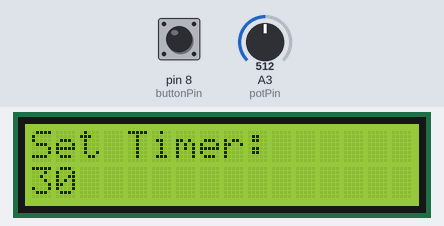
This sketch was run on a simulated Arduino Uno, built with avr-gcc and run on an emulated ATmega328P. Parts: 16×2 character LCD. Inputs (shaded band) come from the test bench; at power-on: pin 8 (buttonPin) LOW, A3 (potPin) = 512.

Above: at 1.2 s.
1.3 s: pin 8 (buttonPin) pulled HIGH for 0.15 s
At 1.6 s:
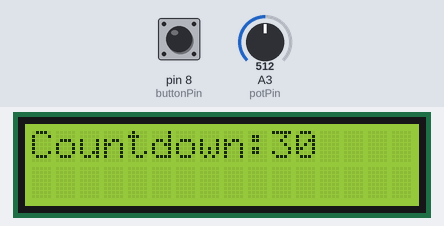
At 31.76 s:
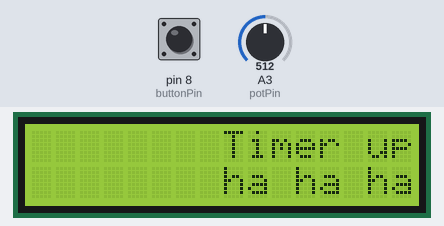
Timing chart, 0 to 33.1 s (numbered marks = the images above; inputs shaded):
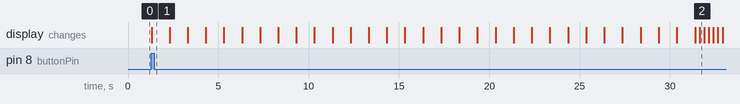

Measured:
- after the input at 1.3 s, the display: changes at once (image 1)

The sketch:

timer.ino
```cpp
/*
  The circuit:
   LCD RS pin to digital pin 12
   LCD Enable pin to digital pin 11
   LCD D4 pin to digital pin 5
   LCD D5 pin to digital pin 4
   LCD D6 pin to digital pin 3
   LCD D7 pin to digital pin 2
   LCD R/W pin to ground
   LCD VSS pin to ground
   LCD VCC pin to 5V
   10K resistor:
   ends to +5V and ground
   LCD VO to ground

   BUTTON to digital pin 8
*/
// include the library code:
#include <LiquidCrystal.h>

// initialize the library by associating any needed LCD interface pin
// with the arduino pin number it is connected to
const int rs = 12, en = 11, d4 = 5, d5 = 4, d6 = 3, d7 = 2;
const int buttonPin = 8;
LiquidCrystal lcd(rs, en, d4, d5, d6, d7);
int potPin = A3;
int potVal = 0;
int buttonState = 0;
bool screenCleared = false;
void setup()
{
  pinMode(buttonPin, INPUT);
  lcd.begin(16, 2);
  lcd.setCursor(0, 0);
  lcd.print("Set Timer:");
}

void stop()
{
  while (1)
    ;
}

void message()
{
  lcd.autoscroll();
  lcd.setCursor(4, 0);
  lcd.print("Timer up!");
  lcd.setCursor(4, 1);
  lcd.print("ha ha ha!");
}

void timer(int secs)
{
  while (secs >= 0)
  {
    lcd.setCursor(0, 0);
    lcd.print("Countdown:");
    lcd.setCursor(10, 0);
    lcd.print(secs);
    secs = secs - 1;
    delay(1000);

    if (secs < 10)
    {
      lcd.clear();
      lcd.setCursor(0, 0);
      lcd.print(secs);
    }
    if (secs == 0)
    {
      lcd.clear();
      lcd.setCursor(0, 0);
      while (true)
      {
        message();
        delay(250);
      }
    }
  }
}

int setTimer()
{
  potVal = analogRead(potPin);
  if (potVal <= 1023)
  {
    potVal = (potVal * 3) / 51;
    lcd.setCursor(0, 1);
    lcd.print(potVal);
    if (potVal < 10)
    {
      if (screenCleared != true)
      {
        lcd.clear();
        lcd.setCursor(0, 0);
        lcd.print("Set Timer:");
        screenCleared = true;
      }
      lcd.setCursor(0, 1);
    }
    if (potVal >= 10)
    {
      screenCleared = false;
    }

    if (buttonState == HIGH)
    {
      return potVal;
    }
  }
}

void debugScreen()
{
  lcd.setCursor(0, 0);
  int y = 9;
  if (y <= 10)
  {
    lcd.print("0,0");
    lcd.setCursor(0, 1);
    lcd.print("0,1");
  }
}

void loop()
{
  buttonState = digitalRead(buttonPin);
  int input = setTimer();
  if (buttonState == HIGH)
  {
    lcd.clear();
    timer(input);
    setTimer();
  }
}
```
